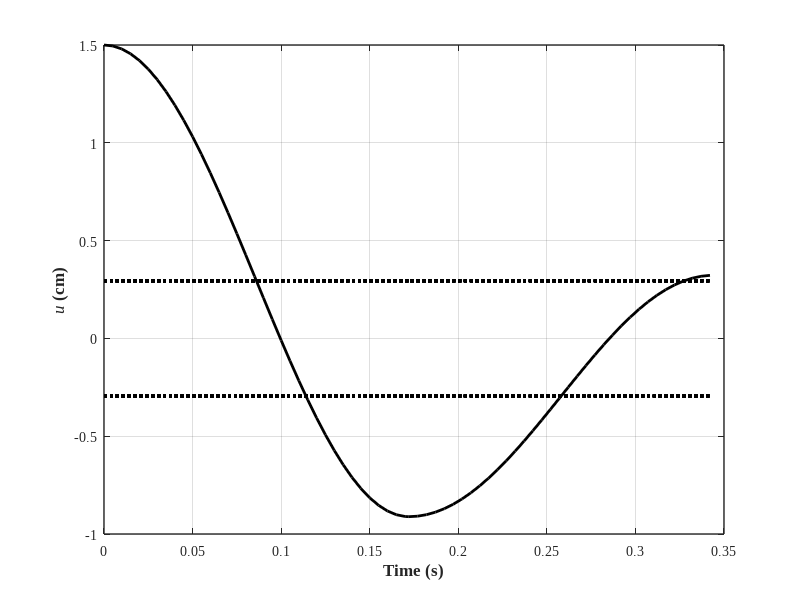

This figure's MATLAB source:
%% Example 2-16: Plot The Response of A SDOF with Coulomb Damping-1

clear; close all; clc;
%% Parameters
m      = 600;      % Mass
k      = 200000;   % Stiffness
mus    = 0.15;     % Static friction coefficient
muk    = 0.10;     % Kinetic friction coefficient
x0     = 1.5;      % Initial displacement
t0     = 0;
deltat = 0.005;     % Time increment
wn     = sqrt(k/m); % Natural frequency
fd     = 100*muk*m*9.81/k;
N      = ceil(0.5*((x0-(1+mus/muk)*fd)/fd+1)); % Half cycles
t      = []; 
u      = [];
%%
if N>0
    for n = 1:N
        t1 = [t0:deltat:t0+pi/wn];
        x1 = (x0-(2*n-1)*fd)*cos(wn*t1)+fd*(-1)^(n+1);
        t  = [t t1];
        u  = [u x1];
        t0 = t0+pi/wn;
    end
end
%% Plot
figure(1);  set(figure(1), 'Position', [200   100   883   300])
            hold on; grid on; box on;

            plot(t,u,'-k','LineWidth',2);
              plot(t,fd*ones(length(t)),':k','LineWidth',2);
              plot(t,-fd*ones(length(t)),':k','LineWidth',2);

            set(gca, 'LineWidth',1, 'FontWeight','normal', 'FontName','Times New Roman', 'FontSize',10)               
            xlabel('Time (s)', 'fontsize',12, 'fontname','Times New Roman','FontWeight','Bold')
            ylabel('{\it{u}} (cm)', 'fontsize',12, 'fontname','Times New Roman','FontWeight','Bold')

%% Print 
print('EX_2_16','-dpng')